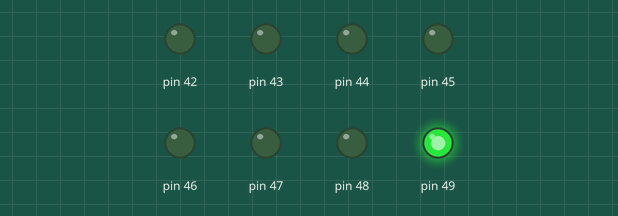
A sketch run on a simulated Arduino Mega 2560, built with avr-gcc and run on an emulated ATmega2560. Shown: output pins drawn as LEDs (lit = HIGH).

Above: at 0.1 s.
At 0.54 s:
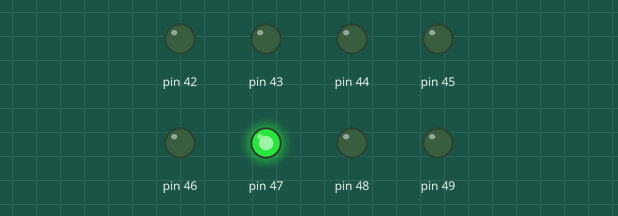
At 1.2 s:
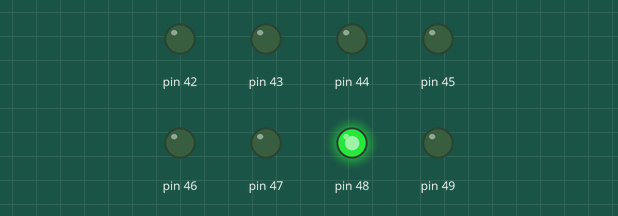
At 2.51 s:
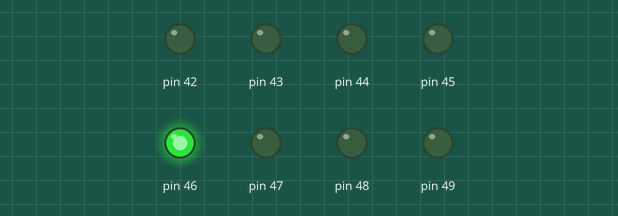
Timing chart, 0 to 3.0 s (numbered marks = the images above):
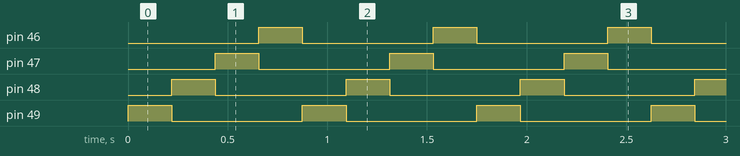

Measured:
- by itself, pin 46–49: alternates HIGH for 0.22 s and LOW for 0.66 s
- by itself, everything shown: repeats every 0.88 s, in 4 steps

The sketch:

sketch.ino
```cpp
void setup() {
  // put your setup code here, to run once:
  volatile char *ddr_l=(char*)0x10A;
  *ddr_l=0xff;

}

void loop() {
  // put your main code here, to run repeatedly:
  volatile char *port_l=(char*)0x10B;

 volatile char i;
 volatile long x;

 for(i=0;i<4;i++)
 {
  *port_l=(1<<i);
  for(x=0;x<100000;x++);

 }


}
```
